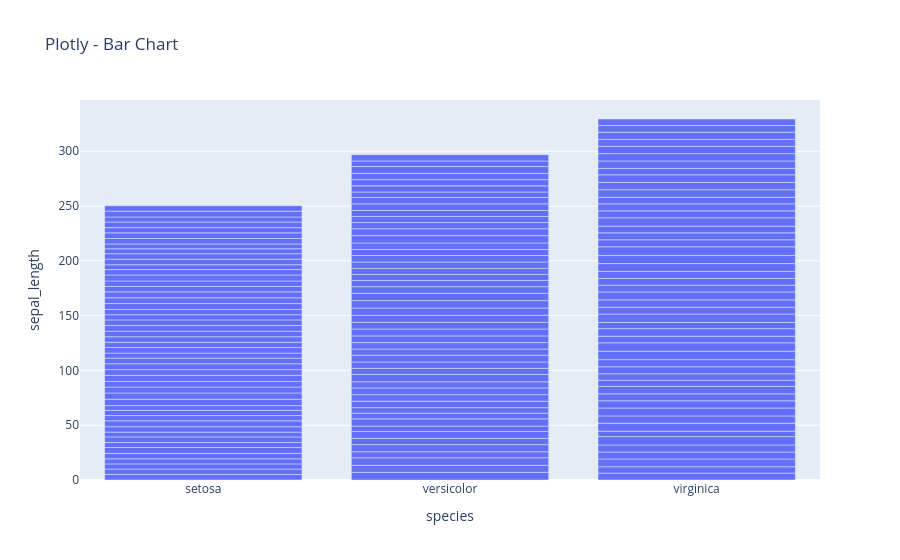

Notebook source saved alongside this figure:
### Code cell
px.bar(df, x="species", y="sepal_length", title="Plotly - Bar Chart").show()

### Figure 1 — Plotly figure (JSON) as saved in the notebook; plotly's stock layout.template omitted (floating-point values rounded to 4 significant figures; data arrays with more than 128 entries replaced by an {"elided": "..."} marker saying what was removed)
{"data": [{"alignmentgroup": "True", "hovertemplate": "species=%{x}<br>sepal_length=%{y}<extra></extra>", "legendgroup": "", "marker": {"color": "#636efa", "pattern": {"shape": ""}}, "name": "", "offsetgroup": "", "orientation": "v", "showlegend": false, "textposition": "auto", "type": "bar", "x": {"elided": "150 str values"}, "xaxis": "x", "y": {"elided": "150 float values"}, "yaxis": "y"}], "layout": {"barmode": "relative", "legend": {"tracegroupgap": 0}, "title": {"text": "Plotly - Bar Chart"}, "xaxis": {"anchor": "y", "domain": [0, 1], "title": {"text": "species"}}, "yaxis": {"anchor": "x", "domain": [0, 1], "title": {"text": "sepal_length"}}}}
